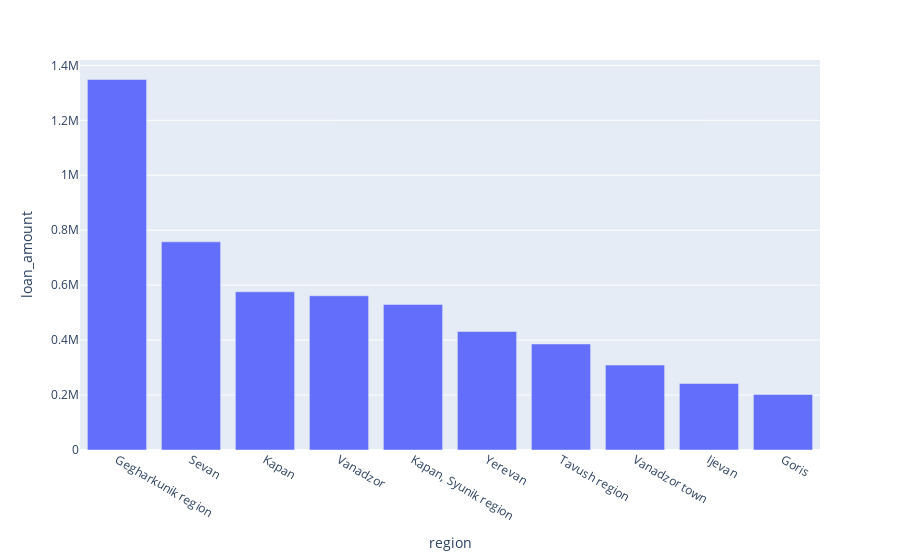

Source (notebook cell):
### Code cell
px.bar(x_r, x = 'region', y = 'loan_amount')

### Figure 1 — Plotly figure (JSON) as saved in the notebook; plotly's stock layout.template omitted (floating-point values rounded to 4 significant figures)
{"data": [{"alignmentgroup": "True", "hovertemplate": "region=%{x}<br>loan_amount=%{y}<extra></extra>", "legendgroup": "", "marker": {"color": "#636efa", "pattern": {"shape": ""}}, "name": "", "offsetgroup": "", "orientation": "v", "showlegend": false, "textposition": "auto", "type": "bar", "x": ["Gegharkunik region", "Sevan", "Kapan", "Vanadzor", "Kapan, Syunik region", "Yerevan", "Tavush region", "Vanadzor town", "Ijevan", "Goris"], "xaxis": "x", "y": [1348525, 757675, 575925, 561450, 529400, 431425, 385850, 309200, 242075, 202200], "yaxis": "y"}], "layout": {"autosize": true, "barmode": "relative", "legend": {"tracegroupgap": 0}, "margin": {"t": 60}, "xaxis": {"anchor": "y", "autorange": true, "domain": [0, 1], "range": [-0.5, 9.5], "title": {"text": "region"}, "type": "category"}, "yaxis": {"anchor": "x", "autorange": true, "domain": [0, 1], "range": [0, 1419500], "title": {"text": "loan_amount"}, "type": "linear"}}}
